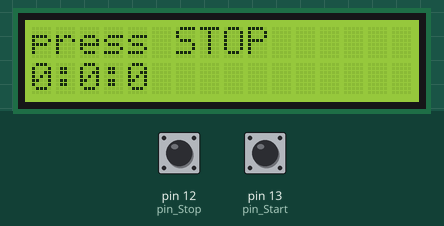
The sketch below on a simulated Arduino Uno, built with avr-gcc and run on an emulated ATmega328P. On the bench: 16×2 character LCD. Inputs (shaded band) come from the test bench; at power-on: pin 12 (pin_Stop) LOW, pin 13 (pin_Start) HIGH.

Above: at 1.2 s.
1.3 s: pin 12 (pin_Stop) pulled HIGH for 0.15 s
At 2.0 s:
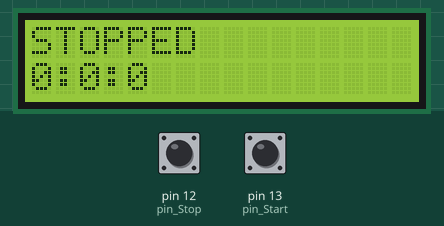
4.0 s: pin 12 (pin_Stop) pulled HIGH for 1 s
At 5.13 s:
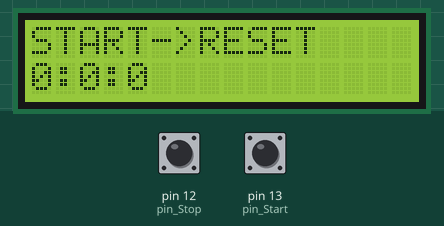
Timing chart, 0 to 7.0 s (numbered marks = the images above; inputs shaded):
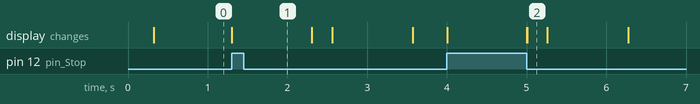

Measured:
- after the input at 1.3 s, the display: changes at once (image 1)
- after the input at 4.0 s, the display: first changes at once (image 2 shows a later state)

The sketch:

stopwatch.ino
```cpp
#include <LiquidCrystal.h>
#define pin_Start (13)
#define pin_Stop (12)

LiquidCrystal lcd(2, 3, 4, 5, 6, 7);
enum {ST_STOPPED, ST_RESET, ST_RUNNING} state;
struct stopwatch_T {
  unsigned ms;
  unsigned sec;
  unsigned min;
  unsigned hour;
} stopwatch;
stopwatch_T *pstopwatch = &stopwatch;

void print_stopwatch(void){
  lcd.setCursor(0, 1);
  lcd.print(String(pstopwatch->hour) + ":" + String(pstopwatch->min) + ":" + String(pstopwatch->sec) + "    ");
}
void reset_stopwatch(void){
  pstopwatch->ms = 0;
  pstopwatch->sec = 0;
  pstopwatch->min = 0;
  pstopwatch->hour = 0;
}
void print_msg(char *msg){
  lcd.setCursor(0, 0);
  lcd.print(msg);
}

void setup() {
  pinMode(pin_Start, INPUT);
  pinMode(pin_Stop, INPUT);

  reset_stopwatch();

  lcd.begin(16, 2);
  print_msg("stopwatch");
  print_stopwatch();
}

void loop() {
  switch(state) {
    case ST_STOPPED:
      while(digitalRead(pin_Start) == LOW){}
      reset_stopwatch();
      print_stopwatch();
      state = ST_RESET;
      delay(250);
      print_msg("press START  ");
      break;
    case ST_RESET:
      while(digitalRead(pin_Start) == LOW){}
      state = ST_RUNNING;
      print_msg("press STOP   ");
      break;
    case ST_RUNNING:
      pstopwatch->ms++;
      if(pstopwatch->ms > 999){
        pstopwatch->sec++;
        pstopwatch->ms = 0;
        if(pstopwatch->sec > 59){
          pstopwatch->min++;
          pstopwatch->sec = 0;
        }
        if(pstopwatch->min > 59){
          pstopwatch->hour++;
          pstopwatch->min = 0;
        }
        if(pstopwatch->hour > 23){
          state = ST_STOPPED;
        }
        print_stopwatch();
      }
      if(digitalRead(pin_Stop) == HIGH){
        print_msg("STOPPED     ");
        delay(1000);
        print_msg("START->RESET");
        state = ST_STOPPED;
      }
      break;
  }
  delay(1);
}
```
